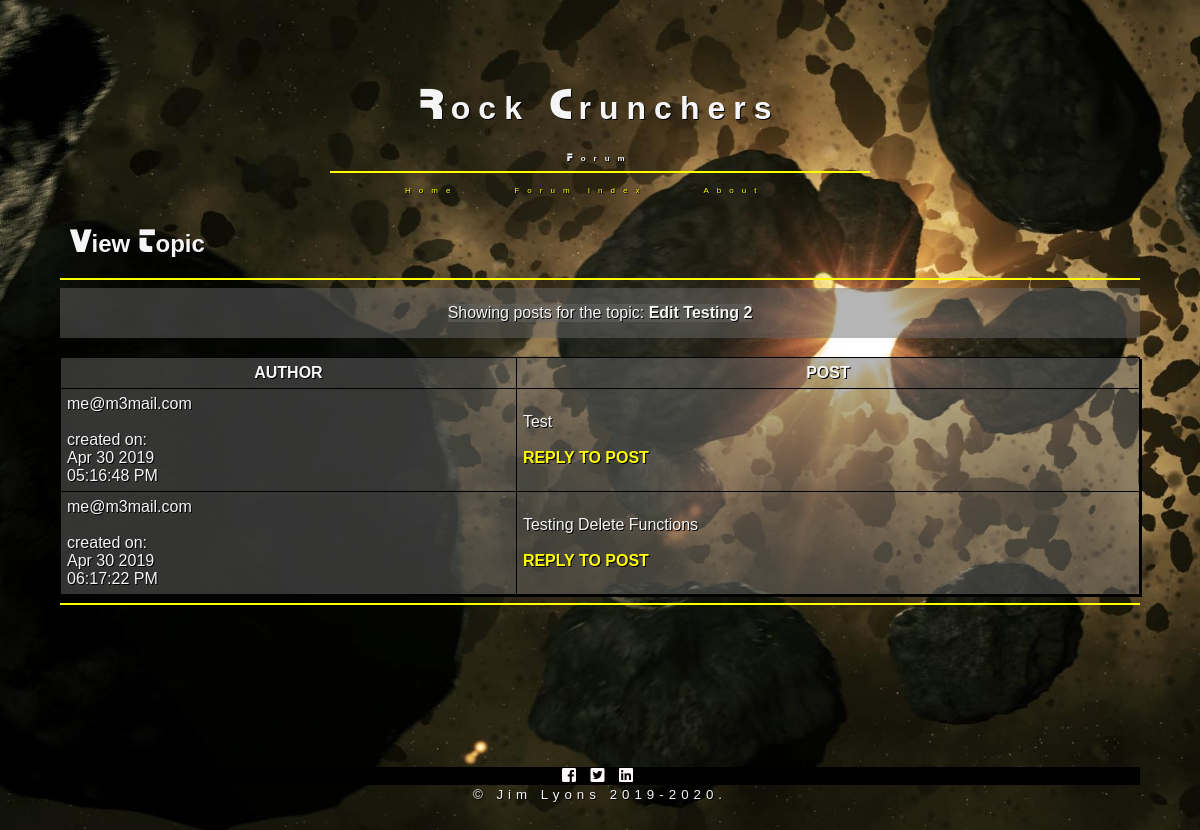
Screenshot of /RockCruncherForum/forumShowTopic.php?topic_id=11 with the database file from the repository.
### tables this page shows
CREATE TABLE `topics` (
  `topic_id` int(11) NOT NULL,
  `title` varchar(100) DEFAULT NULL,
  `date_posted` datetime DEFAULT NULL,
  `owner` varchar(150) DEFAULT NULL
);

CREATE TABLE `posts` (
  `post_id` int(11) NOT NULL,
  `topic_id` int(11) NOT NULL,
  `content` text,
  `date_posted` datetime DEFAULT NULL,
  `owner` varchar(150) DEFAULT NULL
);

### RockCruncherForum/forumShowTopic.php (the view, shortened to what this page needs)
<?php
include 'connect.php';
$safe_topic_id = mysqli_real_escape_string($mysqli, $_GET['topic_id']);
$verify_topic_sql = "SELECT title FROM topics WHERE topic_id = '".$safe_topic_id."'";
$verify_topic_res =  mysqli_query($mysqli, $verify_topic_sql) or die(mysqli_error($mysqli));
if (mysqli_num_rows($verify_topic_res) < 1)
{
	$display_block = "<p><em>You have selected an invalid topic.<br/>
	Please <a href=\"forumTopicList.php\">try again</a>.</em></p>";
}
else
{
	while ($topic_info = mysqli_fetch_array($verify_topic_res))
	{
		$topic_title = stripslashes($topic_info['title']);
	}
	$get_posts_sql = "SELECT post_id, topic_id, content, DATE_FORMAT(date_posted, '%b %e %Y<br/>%r') AS fmt_post_create_time, owner FROM posts WHERE topic_id = '".$safe_topic_id."' ORDER BY fmt_post_create_time ASC";
	$get_posts_res = mysqli_query($mysqli, $get_posts_sql) or die(mysqli_error($mysqli));
	$display_block = <<<END_OF_TEXT
	<section class="col-12 col-m-12"><p>Showing posts for the topic: <strong>$topic_title</strong></p></section><br/>
	<section><table class="col-12 col-m-12">
	<tr>
	<th>AUTHOR</th>
	<th>POST</th>
	</tr>
END_OF_TEXT;
	while ($posts_info = mysqli_fetch_array($get_posts_res))
	{
		$post_id = $posts_info['post_id'];
		$post_text = nl2br(stripslashes($posts_info['content']));
		$post_create_time = $posts_info['fmt_post_create_time'];
		$post_owner = stripslashes($posts_info['owner']);
	 	$display_block .= <<<END_OF_TEXT
		<tr>
		<td>$post_owner<br/><br/>created on:<br/>$post_create_time</td>
		<td>$post_text<br/><br/>
		<a href="forumReplyToPost.php?post_id=$post_id"><strong>REPLY TO POST</strong></a></td>
		</tr>
END_OF_TEXT;
	}
	$display_block .= "</table></section>";
}
?>
<!DOCTYPE html>
<html>
<head>
    <link rel="stylesheet" href="css/final.css" />
    <link rel="stylesheet" href="https://use.fontawesome.com/releases/v5.4.2/css/all.css">
</head>
<body>
<header id="navigation" class="col-12 col-m-12">
<nav class="col-6 col-m-6">
        <h1>Rock Crunchers</h1>
		<h3>Forum</h3>
        <hr/>
		<ul>
        <li><a href=https://lisabalbach.com/lyons41/CIT190/FinalProject/landing.html>Home</a></li>
        <li><a href="forumIndex.html">Forum Index</a></li>
        <li><a href="https://lisabalbach.com/lyons41/CIT190/FinalProject/about.html">About</a></li>
        </ul>
   </nav>
</header>
<h2>View Topic</h2>
<hr/>
<article class="col-12 col-m-12">
<?php echo $display_block; ?>
</article>
<hr/>
<footer class="col-12 col-m-12">
    <div class=icons>
        <a href="https://www.facebook.com/CIT.NMC/?ref=bookmarks"><i class="fab fa-facebook-square"></i></a>
        <a href="https://twitter.com/NMC_CIT"><i class="fab fa-twitter-square"></i></a>
        <a href="https://twitter.com/NMC_CIT"><i class="fab fa-linkedin"></i></a>
    </div>
    <small>&copy; Jim Lyons 2019-2020.</small>
</footer>
</body>
</html>

### RockCruncherForum/css/final.css (style rules this page uses)
* { box-sizing:border-box; }
@media only screen and (min-width: 600px) { .col-m-6 { width: 50%; } }
@media only screen and (min-width: 600px) { .col-m-12 { width: 100%; } }
@media only screen and (min-width: 768px) { .col-6 { width: 50%; } }
@media only screen and (min-width: 768px) { .col-12 { width: 100%; } }
@media only screen and (min-width: 768px) { body { max-width:1200px; background-image: url("../media/rocks.jpg"); background-attachment: fixed; background-repeat:no-repeat; background-size:cover; } }
nav { margin-left:25%; margin-right:10%; margin-top:0%; font-size: 0.5em; letter-spacing: 1em; display:inline-table; }
nav ul li { display:inline-table; margin-left:5%; font-family: Orbitron, Impact, Haettenschweiler, 'Arial Narrow Bold', sans-serif; }
nav ul li a { display: block; padding: 5px 10px; text-decoration: none; transition-duration: 2s; }
a:link { color:yellow; text-decoration:none; }
body { background-image: url("../media/rocks.jpg"); background-attachment: fixed; background-repeat:no-repeat; margin:5%; font-family: Industrial, Impact, Haettenschweiler, 'Arial Narrow Bold', sans-serif; size:2em; color:whitesmoke; text-shadow:1px 1px black; }
section { background-color: rgba(105, 105, 105, 0.486); display: flex; flex-wrap: nowrap; flex-direction:row; font-family: Orbitron, Impact, Haettenschweiler, 'Arial Narrow Bold', sans-serif; }
div { flex: 1; }
h1 { color:whitesmoke; font-size: 4em; text-shadow: 1px 1px black; text-align: center; }
h2 { color:whitesmoke; text-shadow: 1px 1px black; background-image: url("../media/caution.jpg"); background-repeat:no-repeat; padding-left:10px; border-radius:10px; }
h3 { color:whitesmoke; font-size: 1em; text-shadow: 1px 1px black; text-align: center; font-family: Industrial, Impact, Haettenschweiler, 'Arial Narrow Bold', sans-serif; }
hr { border: 1px solid yellow; }
p { background-color: rgba(105, 105, 105, 0.486); }
footer { color:black; background-image: url("../media/caution.jpg"); background-repeat:repeat; text-align:center; letter-spacing:5px; font-family: orbitron, Impact, Haettenschweiler, 'Arial Narrow Bold', sans-serif; color:whitesmoke; width:100%; margin-left:0%; margin-top:15%; border-radius: 15px; }
.icons { background-color:black; }
.icons a { display:inline; text-align:center; padding:12px,0; transition: all 01s ease; color:snow; }
p { margin-left:auto; margin-right:auto; }
table { border: 1px solid dimgray; border-collapse: collapse; margin-left:auto; margin-right:auto; box-shadow: 2px 2px black; }
th { border: 1px solid black; padding: 6px; font-weight: bold; background-image: url("../media/caution.jpg"); }
td { border: 1px solid black; padding: 6px; }

### rows the page displays
topics: title "Edit Testing 2"
posts: owner "me@m3mail.com", post_create_time "Apr 30 2019 05:16:48 PM", content "Test"
posts: owner "me@m3mail.com", post_create_time "Apr 30 2019 06:17:22 PM", content "Testing Delete Functions"
